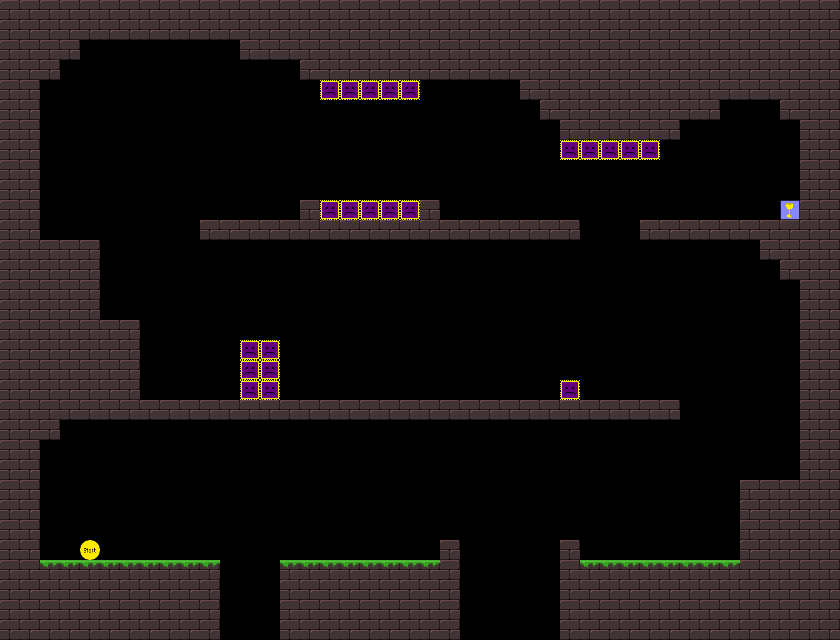

This game map was drawn from its Tiled (.tmx) file and the tilesets committed beside it. A one-line description and the full map source follow:
An orthogonal 42x32 tile map with 20x20 px tiles, 1 tile layer (bg).

<map version="1.0" orientation="orthogonal" width="42" height="32" tilewidth="20" tileheight="20">
 <tileset firstgid="1" name="tiles1_neu_kleiner" tilewidth="20" tileheight="20">
  <image source="tiles1_neu_kleiner.png" width="120" height="240" />
 </tileset>
 <layer name="bg" width="42" height="32">
  <data encoding="csv">
8,8,8,8,8,8,8,8,8,8,8,8,8,8,8,8,8,8,8,8,8,8,8,8,8,8,8,8,8,8,8,8,8,8,8,8,8,8,8,8,8,8,
8,8,8,8,8,8,8,8,8,8,8,8,8,8,8,8,8,8,8,8,8,8,8,8,8,8,8,8,8,8,8,8,8,8,8,8,8,8,8,8,8,8,
8,8,8,8,0,0,0,0,0,0,0,0,8,8,8,8,8,8,8,8,8,8,8,8,8,8,8,8,8,8,8,8,8,8,8,8,8,8,8,8,8,8,
8,8,8,0,0,0,0,0,0,0,0,0,0,0,0,8,8,8,8,8,8,8,8,8,8,8,8,8,8,8,8,8,8,8,8,8,8,8,8,8,8,8,
8,8,0,0,0,0,0,0,0,0,0,0,0,0,0,0,52,52,52,52,52,0,0,0,0,0,8,8,8,8,8,8,8,8,8,8,8,8,8,8,8,8,
8,8,0,0,0,0,0,0,0,0,0,0,0,0,0,0,0,0,0,0,0,0,0,0,0,0,0,8,8,8,8,8,8,8,8,8,0,0,0,8,8,8,
8,8,0,0,0,0,0,0,0,0,0,0,0,0,0,0,0,0,0,0,0,0,0,0,0,0,0,0,8,8,8,8,8,8,0,0,0,0,0,0,8,8,
8,8,0,0,0,0,0,0,0,0,0,0,0,0,0,0,0,0,0,0,0,0,0,0,0,0,0,0,52,52,52,52,52,0,0,0,0,0,0,0,8,8,
8,8,0,0,0,0,0,0,0,0,0,0,0,0,0,0,0,0,0,0,0,0,0,0,0,0,0,0,0,0,0,0,0,0,0,0,0,0,0,0,8,8,
8,8,0,0,0,0,0,0,0,0,0,0,0,0,0,0,0,0,0,0,0,0,0,0,0,0,0,0,0,0,0,0,0,0,0,0,0,0,0,0,8,8,
8,8,0,0,0,0,0,0,0,0,0,0,0,0,0,8,52,52,52,52,52,8,0,0,0,0,0,0,0,0,0,0,0,0,0,0,0,0,0,48,8,8,
8,8,0,0,0,0,0,0,0,0,8,8,8,8,8,8,8,8,8,8,8,8,8,8,8,8,8,8,8,0,0,0,8,8,8,8,8,8,8,8,8,8,
8,8,8,8,8,0,0,0,0,0,0,0,0,0,0,0,0,0,0,0,0,0,0,0,0,0,0,0,0,0,0,0,0,0,0,0,0,0,8,8,8,8,
8,8,8,8,8,0,0,0,0,0,0,0,0,0,0,0,0,0,0,0,0,0,0,0,0,0,0,0,0,0,0,0,0,0,0,0,0,0,0,8,8,8,
8,8,8,8,8,0,0,0,0,0,0,0,0,0,0,0,0,0,0,0,0,0,0,0,0,0,0,0,0,0,0,0,0,0,0,0,0,0,0,0,8,8,
8,8,8,8,8,0,0,0,0,0,0,0,0,0,0,0,0,0,0,0,0,0,0,0,0,0,0,0,0,0,0,0,0,0,0,0,0,0,0,0,8,8,
8,8,8,8,8,8,8,0,0,0,0,0,0,0,0,0,0,0,0,0,0,0,0,0,0,0,0,0,0,0,0,0,0,0,0,0,0,0,0,0,8,8,
8,8,8,8,8,8,8,0,0,0,0,0,52,52,0,0,0,0,0,0,0,0,0,0,0,0,0,0,0,0,0,0,0,0,0,0,0,0,0,0,8,8,
8,8,8,8,8,8,8,0,0,0,0,0,52,52,0,0,0,0,0,0,0,0,0,0,0,0,0,0,0,0,0,0,0,0,0,0,0,0,0,0,8,8,
8,8,8,8,8,8,8,0,0,0,0,0,52,52,0,0,0,0,0,0,0,0,0,0,0,0,0,0,52,0,0,0,0,0,0,0,0,0,0,0,8,8,
8,8,8,8,8,8,8,8,8,8,8,8,8,8,8,8,8,8,8,8,8,8,8,8,8,8,8,8,8,8,8,8,8,8,0,0,0,0,0,0,8,8,
8,8,8,0,0,0,0,0,0,0,0,0,0,0,0,0,0,0,0,0,0,0,0,0,0,0,0,0,0,0,0,0,0,0,0,0,0,0,0,0,8,8,
8,8,0,0,0,0,0,0,0,0,0,0,0,0,0,0,0,0,0,0,0,0,0,0,0,0,0,0,0,0,0,0,0,0,0,0,0,0,0,0,8,8,
8,8,0,0,0,0,0,0,0,0,0,0,0,0,0,0,0,0,0,0,0,0,0,0,0,0,0,0,0,0,0,0,0,0,0,0,0,0,0,0,8,8,
8,8,0,0,0,0,0,0,0,0,0,0,0,0,0,0,0,0,0,0,0,0,0,0,0,0,0,0,0,0,0,0,0,0,0,0,0,8,8,8,8,8,
8,8,0,0,0,0,0,0,0,0,0,0,0,0,0,0,0,0,0,0,0,0,0,0,0,0,0,0,0,0,0,0,0,0,0,0,0,8,8,8,8,8,
8,8,0,0,0,0,0,0,0,0,0,0,0,0,0,0,0,0,0,0,0,0,0,0,0,0,0,0,0,0,0,0,0,0,0,0,0,8,8,8,8,8,
8,8,0,0,47,0,0,0,0,0,0,0,0,0,0,0,0,0,0,0,0,0,8,0,0,0,0,0,8,0,0,0,0,0,0,0,0,8,8,8,8,8,
8,8,29,29,29,29,29,29,29,29,29,0,0,0,29,29,29,29,29,29,29,29,8,0,0,0,0,0,8,29,29,29,29,29,29,29,29,8,8,8,8,8,
8,8,8,8,8,8,8,8,8,8,8,0,0,0,8,8,8,8,8,8,8,8,8,0,0,0,0,0,8,8,8,8,8,8,8,8,8,8,8,8,8,8,
8,8,8,8,8,8,8,8,8,8,8,0,0,0,8,8,8,8,8,8,8,8,8,0,0,0,0,0,8,8,8,8,8,8,8,8,8,8,8,8,8,8,
8,8,8,8,8,8,8,8,8,8,8,0,0,0,8,8,8,8,8,8,8,8,8,0,0,0,0,0,8,8,8,8,8,8,8,8,8,8,8,8,8,8
</data>
 </layer>
</map>
